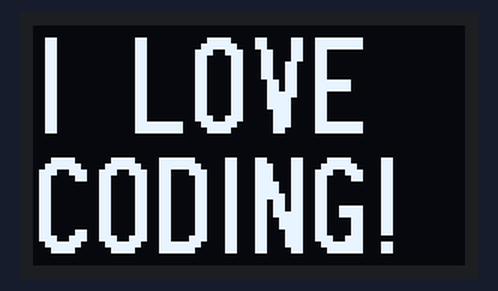
Bench run of a sketch on a simulated ESP32-C3. On the bench: 72×40 one-colour display.

Above: at 0.1 s.

The sketch:

FIZLY_esp32c3_oled_HELLOWORLD.ino
```cpp
/*
  DN1010 Experimental Interaction, Ashley Hi 2026
  Week 11 - Physical Computing
  ESP32-C3 OLED Example - Customized for Assignment
*/

// ====== Reference Libraries ======
#include <Arduino.h>
#include <U8g2lib.h>
#include <Wire.h>

// ====== Set OLED Pins ======
#define SDA_PIN 5
#define SCL_PIN 6

// Initialize the 0.42" OLED display
U8G2_SSD1306_72X40_ER_F_HW_I2C u8g2(U8G2_R0, /* reset=*/ U8X8_PIN_NONE);

void setup(void) {
  Wire.begin(SDA_PIN, SCL_PIN);
  u8g2.begin();
}

void loop(void) {
  u8g2.clearBuffer();

  u8g2.setFont(u8g2_font_logisoso16_tf);

  u8g2.drawStr(0, 18, "I LOVE");
  u8g2.drawStr(0, 38, "CODING!");

  u8g2.sendBuffer();
  delay(1000);
}
```
